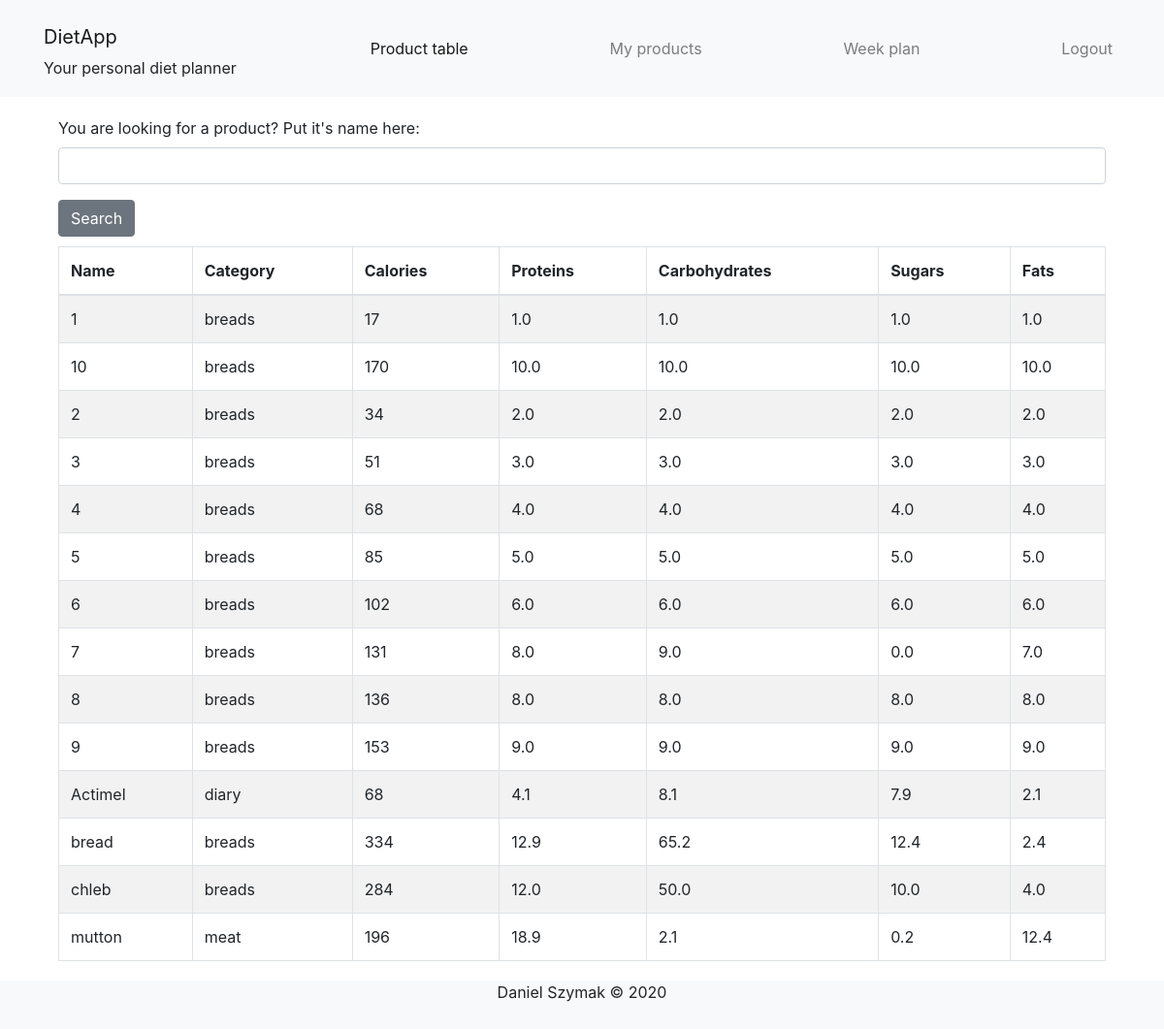
/user/food_table/ (signed in), run on an earlier commit of the app's database.
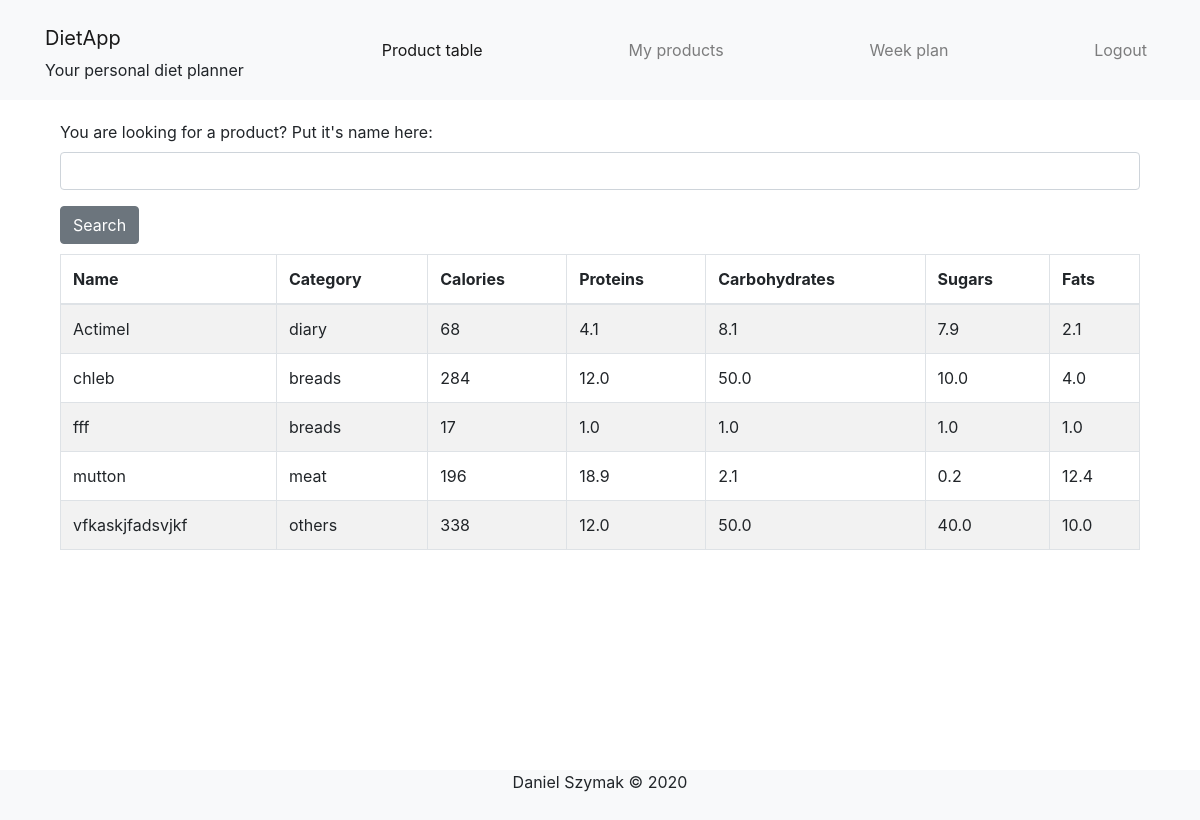
And on a later commit of the database.
### food_database/models.py (models this page shows, shortened)
class Products(models.Model):
    name = models.CharField(max_length=100, unique=True)
    category = models.CharField(max_length=100, choices=CATEGORIES)
    calories = models.PositiveIntegerField()
    proteins = models.DecimalField(decimal_places=1, max_digits=10)
    carbohydrates = models.DecimalField(decimal_places=1, max_digits=10)
    sugars = models.DecimalField(decimal_places=1, max_digits=10)
    fats = models.DecimalField(decimal_places=1, max_digits=10)
    class Meta:
        constraints = [models.CheckConstraint(check=models.Q(carbohydrates__gte=models.F('sugars')), name="Mass of sugars cannot be higher than mass of carbohydrates"), models.CheckConstraint(check=models.Q(proteins__lte=(100 - models.F("carbohydrates") - models.F("fats"))), name="Sum of proteins, carbohydrates and fats cannot be greater than 100")]

### user_site/views.py (the view)
# urls.py: path("food_table/", views.food_table, name='food_table'),
@login_required
def food_table(request):
    food_data = []
    for row in ProductToUser.objects.filter(Q(user=request.user) | Q(user=1)):
        food_data.append(row.product)
    for item in range(len(food_data)-1, 0, -1):
        for i in range(item):
            if food_data[i].name.lower() > food_data[i+1].name.lower():
                (food_data[i], food_data[i+1]) = (food_data[i+1], food_data[i])
    selected_food_data = []
    if request.method == "GET":
        form = FoodSearch(data=request.GET)
        if form.is_valid():
            for item in food_data:
                if form.cleaned_data['name'] in item.name.lower():
                    selected_food_data.append(item)
    else:
        form = FoodSearch()
    return render(request, 'user_site/food_table.html', {'data': food_data,
                                                         'selected_data': selected_food_data,
                                                         'form': form})

### user_site/forms.py
class FoodSearch(forms.Form):
    name = forms.CharField(max_length=100, required=False, label="You are looking for a product? Put it's name here:")

### templates/user_site/food_table.html (shortened to what this page needs)
{% extends "base.html" %}
{% load crispy_forms_tags %}
{% block product_table %}
                <ul class="nav navbar-nav navbar-right">
                    <li class="nav-item"><a class="nav-link active" href="{% url 'food_table' %}">Product table</a></li>
                </ul>
{% endblock %}
{% block content %}
<div class="container">
    <form method="get" action="{% url 'food_table'%}">
        {{ form | crispy }}
        <button type="submit" class="btn btn-secondary">Search</button>
    </form>
    {% if selected_data %}
    <table class="table table-striped table-hover table-bordered">
        <thead>
            <tr>
                <th scope="col">Name</th>
                <th scope="col">Category</th>
                <th scope="col">Calories</th>
                <th scope="col">Proteins</th>
                <th scope="col">Carbohydrates</th>
                <th scope="col">Sugars</th>
                <th scope="col">Fats</th>
            </tr>
        </thead>
        <tbody>
        {% for row in selected_data %}
            <tr>
                <td>{{ row.name }}</td>
                <td>{{ row.category }}</td>
                <td>{{ row.calories }}</td>
                <td>{{ row.proteins }}</td>
                <td>{{ row.carbohydrates }}</td>
                <td>{{ row.sugars }}</td>
                <td>{{ row.fats }}</td>
            </tr>
        {% endfor %}
        </tbody>
    </table>
    {% else %}
    <p>Ooops! We don't have any product fitting to this name!</p>
    {% endif %}
</div>
{% endblock %}

### templates/base.html (shortened to what this page needs)
<!DOCTYPE html>
<html lang="en">
    <head>
        <link rel="stylesheet" href="https://cdn.jsdelivr.net/npm/bootstrap@4.5.3/dist/css/bootstrap.min.css">
    </head>
    <body>
        <nav class="navbar navbar-expand-lg navbar-light bg-light" style="margin-bottom: 20px; height: 10vh; min-height: 100px ">
            <div class="container">
                <div class="navbar-header">
                    <a href="{% url 'week_plan' %}" class="text-reset text-decoration-none"><span class="navbar-brand">DietApp</span><br><span>Your personal diet planner</span></a>
                </div>
                {% if user.is_authenticated %}
                {% block product_table %}{% endblock %}
                {% block my_products %}
                <ul class="nav navbar-nav navbar-right">
                    <li class="nav-item"><a class="nav-link" href="{% url 'my_products' %}">My products</a></li>
                </ul>
                {% endblock %}
                {% block week_plan %}
                <ul class="nav navbar-nav navbar-right">
                    <li class="nav-item"><a class="nav-link" href="{% url 'week_plan' %}">Week plan</a></li>
                </ul>
                {% endblock %}
                <ul class="nav navbar-nav navbar-right">
                    <li class="nav-item"><a class="nav-link" href="{% url 'player_logout' %}">Logout</a></li>
                </ul>
                {% endif %}
            </div>
        </nav>
        <div class="wrapper container">
        {% block content %}
        {% endblock %}
        </div>
        <footer class="bg-light">
            <p class="text-center">Daniel Szymak © 2020</p>
        </footer>
    </body>
</html>

What changed in the data, as far as the page shows it:
removed Products: name "1", category "breads", calories "17", proteins "1.0", carbohydrates "1.0", sugars "1.0", fats "1.0"
removed Products: name "10", category "breads", calories "170", proteins "10.0", carbohydrates "10.0", sugars "10.0", fats "10.0"
removed Products: name "2", category "breads", calories "34", proteins "2.0", carbohydrates "2.0", sugars "2.0", fats "2.0"
removed Products: name "3", category "breads", calories "51", proteins "3.0", carbohydrates "3.0", sugars "3.0", fats "3.0"
removed Products: name "4", category "breads", calories "68", proteins "4.0", carbohydrates "4.0", sugars "4.0", fats "4.0"
removed Products: name "5", category "breads", calories "85", proteins "5.0", carbohydrates "5.0", sugars "5.0", fats "5.0"
removed Products: name "6", category "breads", calories "102", proteins "6.0", carbohydrates "6.0", sugars "6.0", fats "6.0"
removed Products: name "7", category "breads", calories "131", proteins "8.0", carbohydrates "9.0", sugars "0.0", fats "7.0"
removed Products: name "8", category "breads", calories "136", proteins "8.0", carbohydrates "8.0", sugars "8.0", fats "8.0"
removed Products: name "9", category "breads", calories "153", proteins "9.0", carbohydrates "9.0", sugars "9.0", fats "9.0"
removed Products: name "bread", category "breads", calories "334", proteins "12.9", carbohydrates "65.2", sugars "12.4", fats "2.4"
added Products: name "fff", category "breads", calories "17", proteins "1.0", carbohydrates "1.0", sugars "1.0", fats "1.0"
added Products: name "vfkaskjfadsvjkf", category "others", calories "338", proteins "12.0", carbohydrates "50.0", sugars "40.0", fats "10.0"
